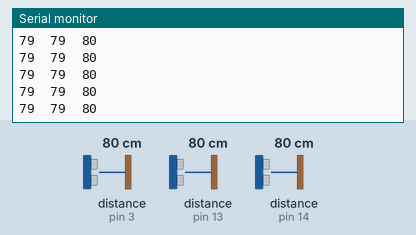
Recording of a sketch running on a simulated Arduino Uno, built with avr-gcc and run on an emulated ATmega328P. On the bench: the last lines printed to the serial monitor. Wiring (inferred from the names in the program): 3 × ultrasonic range finder: trigger pin 2, echo pin 3 / trigger pin 12, echo pin 14 / trigger pin 17, echo pin 13. The inputs (shaded band) are chosen by the test bench; at power-on: distance to the obstacle (sensors on pin 3, pin 13, pin 14) 80 cm. The echo pulse lasts 58.3 µs per cm.

Above: at 1.2 s.
1.3 s: distance to the obstacle (sensor on pin 3) set to 4 cm
At 1.43 s:
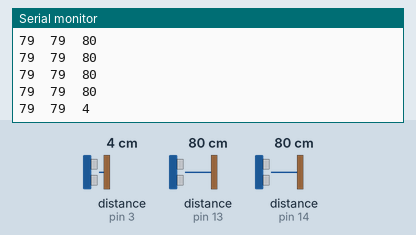
4.3 s: distance to the obstacle (sensor on pin 13) set to 2 cm
At 4.36 s:
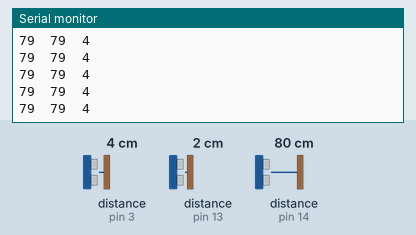
5.8 s: distance to the obstacle (sensor on pin 14) set to 35 cm
At 5.84 s:
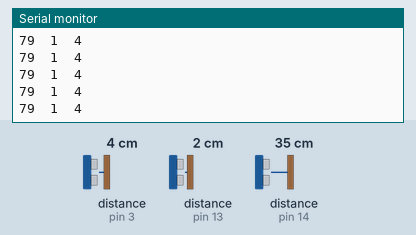
8.8 s: distance to the obstacle (sensor on pin 3) set to 2 cm
At 8.8 s:
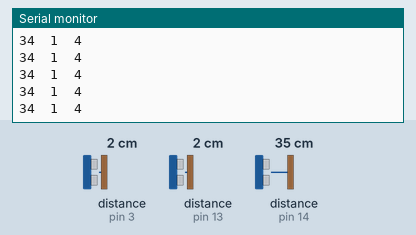
10.3 s: distance to the obstacle (sensor on pin 13) set to 4 cm
At 10.34 s:
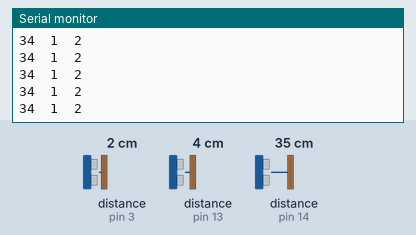
11.8 s: distance to the obstacle (sensor on pin 14) set to 2 cm
At 11.82 s:
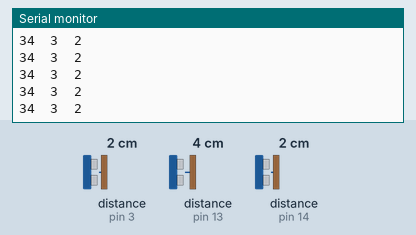
Timing chart, 0 to 14.3 s (numbered marks = the images above; inputs shaded):
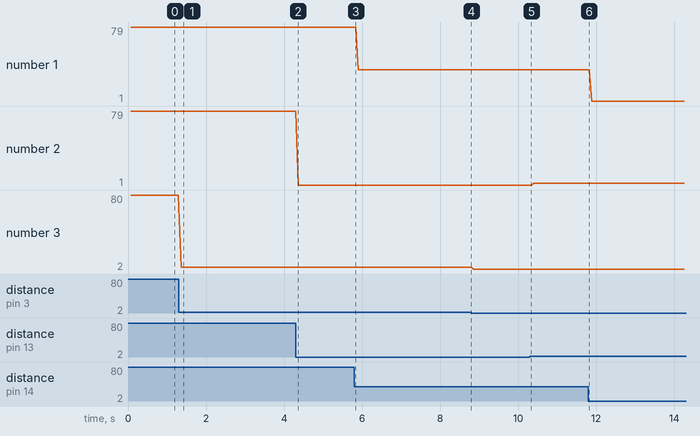

Measured:
- after the input at 1.3 s, the serial monitor: prints a new line after 0.06 s (image 1)
- plotted number 1: 79 → 34 after the input at 5.8 s
- plotted number 2: 79 → 1 after the input at 4.3 s, 1 → 3 after the input at 10.3 s
- plotted number 3: 80 → 4 after the input at 1.3 s, 4 → 2 after the input at 8.8 s

The sketch:

HC-SR04.ino
```cpp
/*
  HC-SR04 Ping distance sensor]
  VCC to arduino 5v GND to arduino GND
  Echo to Arduino pin 13 Trig to Arduino pin 12
  Red POS to Arduino pin 11
  Green POS to Arduino pin 10
  560 ohm resistor to both LED NEG and GRD power rail
  More info at: http://goo.gl/kJ8Gl
  Original code improvements to the Ping sketch sourced from Trollmaker.com
  Some code and wiring inspired by http://en.wikiversity.org/wiki/User:Dstaub/robotcar
*/

#define usFrontTrigPin 17
#define usFrontEchoPin 13

#define usLeftTrigPin 12
#define usLeftEchoPin 14

#define usRightTrigPin 2
#define usRightEchoPin 3

enum DistanceDirection {
  Left, Front, Right
};


void setup() {
  Serial.begin (9600);
  pinMode(usLeftTrigPin, OUTPUT);
  pinMode(usFrontTrigPin, OUTPUT);
  pinMode(usRightTrigPin, OUTPUT);
  pinMode(usLeftEchoPin, INPUT);
  pinMode(usFrontEchoPin, INPUT);
  pinMode(usRightEchoPin, INPUT);
}

void loop() {

  int left = getDistance(Left);
  delay(20);
  int front = getDistance(Front);
  delay(20);
  int right = getDistance(Right);
  delay(20);

  Serial.print(left);
  Serial.print('\t');
  Serial.print(front);
  Serial.print('\t');
  Serial.println(right);

  //delay(50);
}


int getDistance(DistanceDirection dir) {
  int trigPin;
  int echoPin;

  switch (dir) {
    case Left: {
        trigPin = usLeftTrigPin;
        echoPin = usLeftEchoPin;
        break;
      }
    case Front: {
        trigPin = usFrontTrigPin;
        echoPin = usFrontEchoPin;
        break;
      }
    case Right: {
        trigPin = usRightTrigPin;
        echoPin = usRightEchoPin;
        break;
      }
  }


  long duration, distance;
  digitalWrite(trigPin, LOW);  // Added this line
  delayMicroseconds(2); // Added this line
  digitalWrite(trigPin, HIGH);
  //  delayMicroseconds(1000); - Removed this line
  delayMicroseconds(10); // Added this line
  digitalWrite(trigPin, LOW);
  duration = pulseIn(echoPin, HIGH);
  distance = (duration / 2) / 29.1;

  return distance;
}
```
